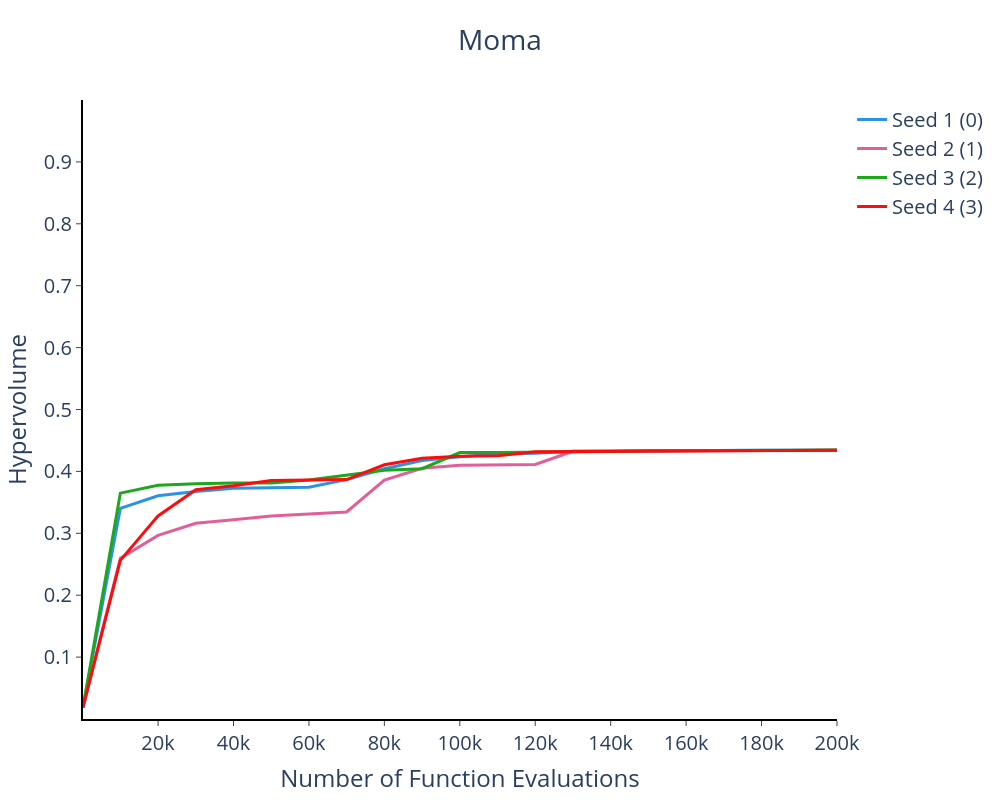

Here is the notebook cell this chart was saved with:
### Code cell
input_data_path_list = {
    
   "MOMA": [
    f"hypervolumes/MOMA_{nfe}_ref{ssp_ref}_{seed}_0_hv.csv", 
    f"hypervolumes/MOMA_{nfe}_ref{ssp_ref}_{seed}_1_hv.csv",
    f"hypervolumes/MOMA_{nfe}_ref{ssp_ref}_{seed}_2_hv.csv",
    f"hypervolumes/MOMA_{nfe}_ref{ssp_ref}_{seed}_3_hv.csv",
    f"hypervolumes/MOMA_{nfe}_ref{ssp_ref}_{seed}_4_hv.csv",
    ],
}


fig = plot_hypervolume(
    path_to_data=path,
    path_to_output=path,
    input_data=input_data_path_list,
    yaxis_upper_limit=1.0,
    width=1000,
    height=800,
    fontsize=20,
    saving=True,
)

fig.show()

### Figure 1 — Plotly figure (JSON) as saved in the notebook; plotly's stock layout.template omitted (floating-point values rounded to 4 significant figures)
{"data": [{"fill": "none", "line": {"color": "#2E91E5", "width": 3}, "mode": "lines", "name": "Seed 1 (0)", "type": "scatter", "x": [100, 10000, 20000, 30000, 40000, 50000, 60000, 70000, 80000, 90000, 100000, 110000, 120000, 130000, 140000, 150000, 160000, 170000, 180000, 190000, 200000], "y": [0.01865, 0.3402, 0.3607, 0.3674, 0.3727, 0.3734, 0.3745, 0.3867, 0.4043, 0.4175, 0.4237, 0.4279, 0.4292, 0.4324, 0.4325, 0.4334, 0.4338, 0.4339, 0.434, 0.4342, 0.4343]}, {"fill": "none", "line": {"color": "#E15F99", "width": 3}, "mode": "lines", "name": "Seed 2 (1)", "type": "scatter", "x": [100, 10000, 20000, 30000, 40000, 50000, 60000, 70000, 80000, 90000, 100000, 110000, 120000, 130000, 140000, 150000, 160000, 170000, 180000, 190000, 200000], "y": [0.01865, 0.2596, 0.2967, 0.3161, 0.3218, 0.3279, 0.331, 0.3345, 0.3858, 0.4051, 0.41, 0.4108, 0.4113, 0.4325, 0.4328, 0.4332, 0.4338, 0.4338, 0.434, 0.4343, 0.4343]}, {"fill": "none", "line": {"color": "#1CA71C", "width": 3}, "mode": "lines", "name": "Seed 3 (2)", "type": "scatter", "x": [100, 10000, 20000, 30000, 40000, 50000, 60000, 70000, 80000, 90000, 100000, 110000, 120000, 130000, 140000, 150000, 160000, 170000, 180000, 190000, 200000], "y": [0.01865, 0.3649, 0.3777, 0.3802, 0.3812, 0.3814, 0.386, 0.3935, 0.4018, 0.4044, 0.4304, 0.4304, 0.4307, 0.432, 0.4322, 0.4332, 0.4337, 0.434, 0.434, 0.4342, 0.4345]}, {"fill": "none", "line": {"color": "#FB0D0D", "width": 3}, "mode": "lines", "name": "Seed 4 (3)", "type": "scatter", "x": [100, 10000, 20000, 30000, 40000, 50000, 60000, 70000, 80000, 90000, 100000, 110000, 120000, 130000, 140000, 150000, 160000, 170000, 180000, 190000, 200000], "y": [0.01865, 0.2563, 0.3281, 0.3705, 0.3767, 0.3853, 0.386, 0.3867, 0.4107, 0.4213, 0.4243, 0.4253, 0.4319, 0.4322, 0.4328, 0.4333, 0.4337, 0.4339, 0.4342, 0.4342, 0.4343]}], "layout": {"font": {"size": 20}, "height": 800, "title": {"text": "Moma", "x": 0.5}, "width": 1000, "xaxis": {"linecolor": "black", "linewidth": 2, "showgrid": false, "showline": true, "tickfont": {"size": 20}, "ticks": "outside", "title": {"text": "Number of Function Evaluations"}}, "yaxis": {"linecolor": "black", "linewidth": 2, "range": [0, 1], "showgrid": false, "showline": true, "tickfont": {"size": 20}, "ticks": "outside", "tickvals": [0.1, 0.2, 0.3, 0.4, 0.5, 0.6, 0.7, 0.8, 0.9], "title": {"text": "Hypervolume"}}}}
